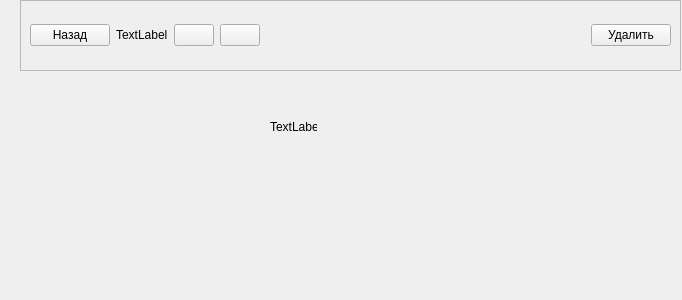
<?xml version="1.0" encoding="UTF-8"?>
<ui version="4.0">
 <class>PictureWidget</class>
 <widget class="QWidget" name="PictureWidget">
  <property name="geometry">
   <rect>
    <x>0</x>
    <y>0</y>
    <width>682</width>
    <height>300</height>
   </rect>
  </property>
  <property name="windowTitle">
   <string>Form</string>
  </property>
  <widget class="QFrame" name="frame">
   <property name="geometry">
    <rect>
     <x>20</x>
     <y>0</y>
     <width>661</width>
     <height>71</height>
    </rect>
   </property>
   <property name="frameShape">
    <enum>QFrame::StyledPanel</enum>
   </property>
   <property name="frameShadow">
    <enum>QFrame::Raised</enum>
   </property>
   <layout class="QVBoxLayout" name="verticalLayout">
    <item>
     <layout class="QHBoxLayout" name="horizontalLayout">
      <item>
       <widget class="QPushButton" name="backButton">
        <property name="text">
         <string>Назад</string>
        </property>
        <property name="icon">
         <iconset resource="gallery-desktop.qrc">
          <normaloff>:/res/icons/back-to-gallery.png</normaloff>:/res/icons/back-to-gallery.png</iconset>
        </property>
       </widget>
      </item>
      <item>
       <widget class="QLabel" name="nameLabel">
        <property name="text">
         <string>TextLabel</string>
        </property>
       </widget>
      </item>
      <item>
       <widget class="QPushButton" name="previousButton">
        <property name="text">
         <string/>
        </property>
        <property name="icon">
         <iconset resource="gallery-desktop.qrc">
          <normaloff>:/res/icons/photo-previous.png</normaloff>:/res/icons/photo-previous.png</iconset>
        </property>
       </widget>
      </item>
      <item>
       <widget class="QPushButton" name="nextButton">
        <property name="text">
         <string/>
        </property>
        <property name="icon">
         <iconset resource="gallery-desktop.qrc">
          <normaloff>:/res/icons/photo-previous.png</normaloff>:/res/icons/photo-previous.png</iconset>
        </property>
       </widget>
      </item>
      <item>
       <spacer name="horizontalSpacer">
        <property name="orientation">
         <enum>Qt::Horizontal</enum>
        </property>
        <property name="sizeHint" stdset="0">
         <size>
          <width>40</width>
          <height>20</height>
         </size>
        </property>
       </spacer>
      </item>
      <item>
       <widget class="QPushButton" name="deleteButton">
        <property name="text">
         <string>Удалить</string>
        </property>
        <property name="icon">
         <iconset resource="gallery-desktop.qrc">
          <normaloff>:/res/icons/photo-delete.png</normaloff>:/res/icons/photo-delete.png</iconset>
        </property>
       </widget>
      </item>
     </layout>
    </item>
   </layout>
  </widget>
  <widget class="QLabel" name="pictureLabel">
   <property name="geometry">
    <rect>
     <x>270</x>
     <y>120</y>
     <width>47</width>
     <height>13</height>
    </rect>
   </property>
   <property name="text">
    <string>TextLabel</string>
   </property>
  </widget>
 </widget>
 <resources>
  <include location="gallery-desktop.qrc"/>
 </resources>
 <connections/>
</ui>
